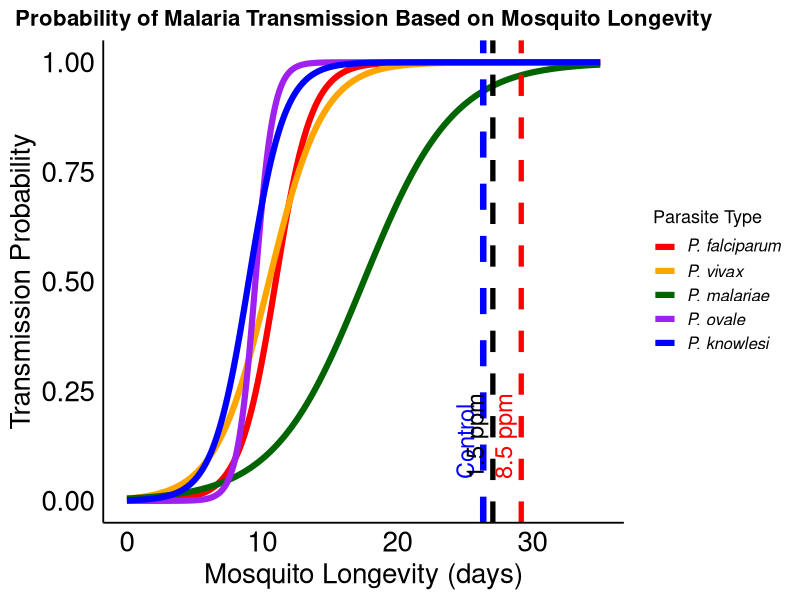
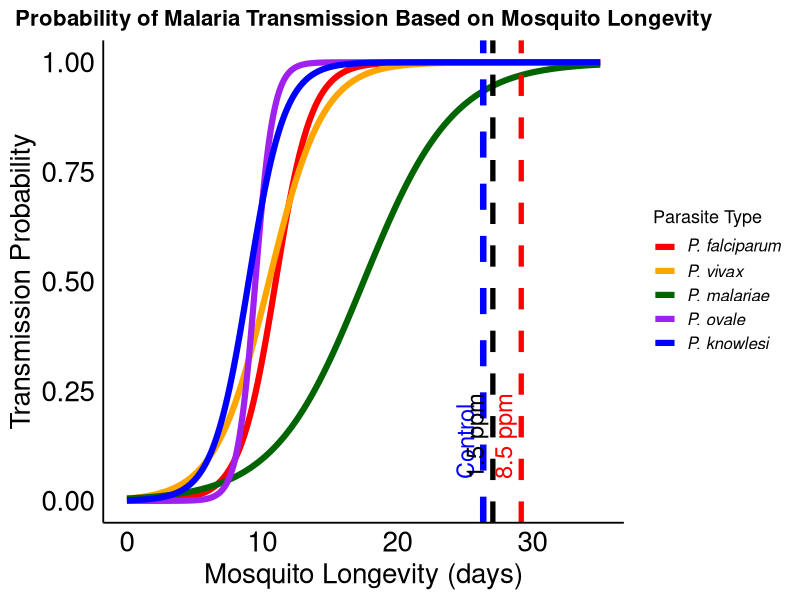

The R script that drew these images, in order:
# =============================================================================
# Script: malaria_sigmoid_transmission.R
# Purpose: Model malaria transmission probability as a sigmoid function of 
#          mosquito longevity for five Plasmodium species
# Author: [Your Name]
# Date: 2026-09-07
# Corresponding to: Figure [X] in the manuscript
# =============================================================================

# =============================================================================
# 1. Load required libraries
# =============================================================================
library(ggplot2)

# =============================================================================
# 2. Sigmoid function for transmission probability
#    Returns probability between 0 and 1 based on mosquito longevity
# =============================================================================
sigmoid <- function(x, min_day, max_day) {
  center <- (min_day + max_day) / 2
  steepness <- 1.5 / (max_day - min_day)
  1 / (1 + exp(-steepness * (x - center)))
}

# =============================================================================
# 3. Define Plasmodium species and their development periods
# =============================================================================
parasites <- data.frame(
  Parasite = c("P. falciparum", "P. vivax", "P. malariae", "P. ovale", "P. knowlesi"),
  MinDay = c(10, 8, 15, 9, 9),
  MaxDay = c(12, 10, 20, 10, 12),
  Color = c("red", "blue", "darkgreen", "purple", "orange")
)

# =============================================================================
# 4. Generate probability data for each parasite across longevity range
# =============================================================================
x <- seq(0, 35, length.out = 500)

prob_data <- do.call(rbind, lapply(1:nrow(parasites), function(i) {
  data.frame(
    Longevity = x,
    Probability = sigmoid(x, parasites$MinDay[i], parasites$MaxDay[i]),
    Parasite = parasites$Parasite[i],
    Color = parasites$Color[i]
  )
}))

# =============================================================================
# 5. Define mosquito longevity under different water conditions
# =============================================================================
longevity_lines <- data.frame(
  Condition = c("Control", "1.5 ppm", "8.5 ppm"),
  Days = c(26.35, 27.06, 29.16),
  LineColor = c("blue", "black", "red"),
  LineSize = c(2.2, 1.8, 1.8)
)

# =============================================================================
# 6. Create the plot
# =============================================================================
g <- ggplot(prob_data, aes(x = Longevity, y = Probability, color = Parasite)) +
  # Sigmoid curves for each parasite
  geom_line(size = 2.1) +
  
  # Vertical lines for mosquito longevity (with custom colors)
  geom_vline(data = longevity_lines,
             aes(xintercept = Days),
             linetype = "dashed",
             color = longevity_lines$LineColor,
             size = longevity_lines$LineSize,
             show.legend = FALSE) +
  
  # Labels for vertical lines (with custom colors)
  geom_text(data = longevity_lines,
            aes(x = Days, y = 0.05, label = Condition),
            angle = 90, vjust = -0.5, hjust = 0,
            size = 6,
            color = longevity_lines$LineColor,
            show.legend = FALSE) +
  
  # Custom colors and italic labels for parasites
  scale_color_manual(
    values = setNames(parasites$Color, parasites$Parasite),
    labels = lapply(parasites$Parasite, function(name) bquote(italic(.(name))))
  ) +
  
  # Labels and titles
  labs(title = "Probability of Malaria Transmission Based on Mosquito Longevity",
       x = "Mosquito Longevity (days)",
       y = "Transmission Probability",
       color = "Parasite Type") +
  
  # Theme settings
  theme_minimal(base_size = 14) +
  theme(
    panel.grid.major = element_blank(),
    panel.grid.minor = element_blank(),
    axis.line = element_line(color = "black"),
    axis.title = element_text(size = 20, color = "black"),
    axis.text = element_text(size = 20, color = "black"),
    legend.title = element_text(size = 13),
    legend.text = element_text(size = 12),
    plot.title = element_text(size = 16, face = "bold", hjust = 0.5)
  )

# =============================================================================
# 7. Display the plot
# =============================================================================
print(g)

# =============================================================================
# 8. Save the plot
# =============================================================================
output_dir <- "./outputs/figures/"
if (!dir.exists(output_dir)) dir.create(output_dir, recursive = TRUE)

ggsave(filename = paste0(output_dir, "malaria_sigmoid_transmission.png"),
       plot = g, width = 10, height = 6, dpi = 300)

cat("\nFigure saved as:", paste0(output_dir, "malaria_sigmoid_transmission.png"), "\n")

# =============================================================================
# 9. Print summary of transmission probabilities at observed longevity values
# =============================================================================
cat("\nTransmission probabilities at observed mosquito longevity:\n")
for (i in 1:nrow(longevity_lines)) {
  cat("\n", longevity_lines$Condition[i], "(", longevity_lines$Days[i], "days):\n")
  for (j in 1:nrow(parasites)) {
    prob <- sigmoid(longevity_lines$Days[i], parasites$MinDay[j], parasites$MaxDay[j])
    cat("  ", parasites$Parasite[j], ":", round(prob, 3), "\n")
  }
}

# =============================================================================
# End of script
# =============================================================================
